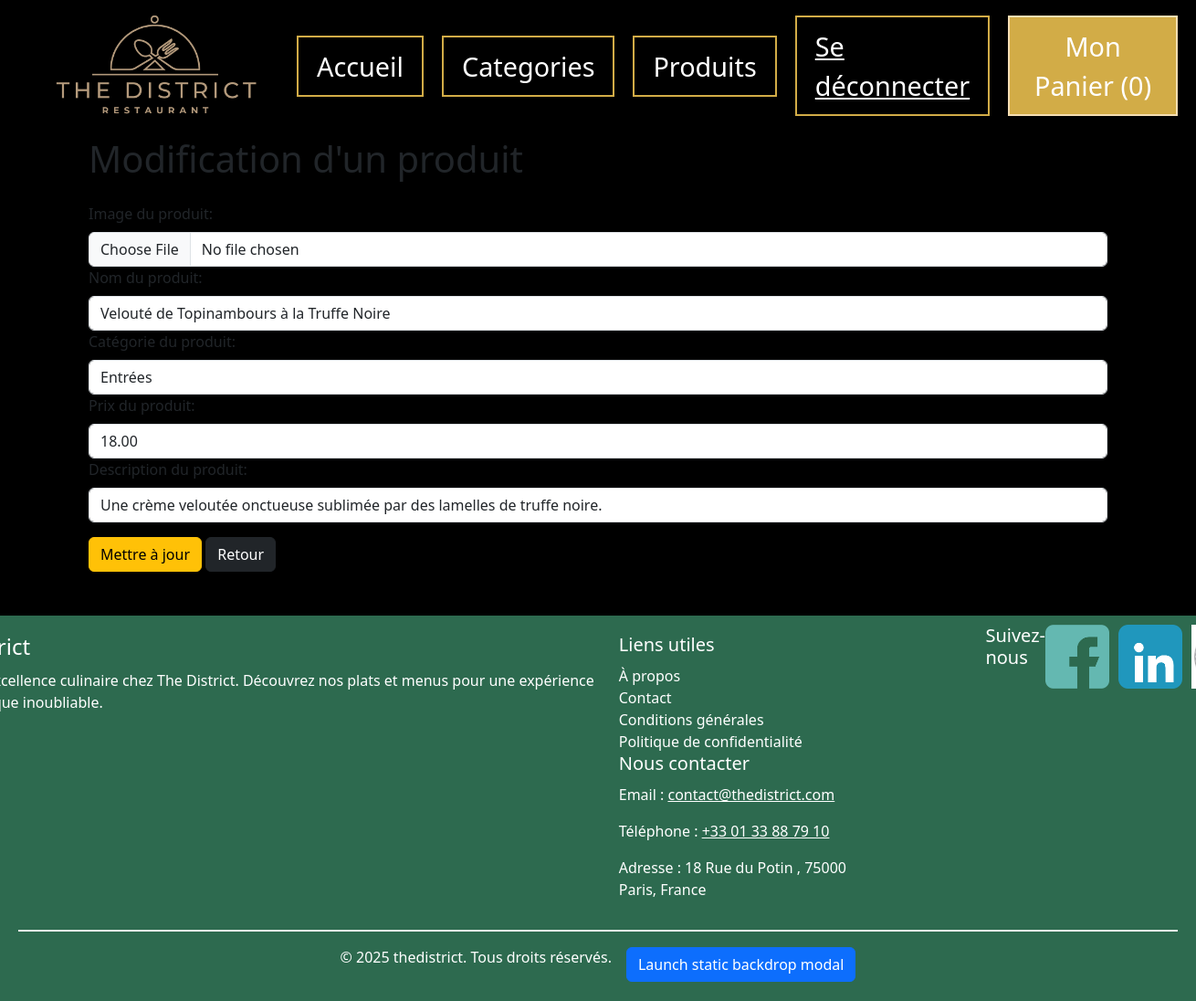
Page /produit-select.php?modify=1 (signed in) on the committed database.
### tables this page shows
CREATE TABLE IF NOT EXISTS `produit` (
  `produit_ID` int(11) NOT NULL AUTO_INCREMENT,
  `produit_libelle` varchar(50) NOT NULL,
  `produit_prix` decimal(19,2) NOT NULL,
  `produit_image` varchar(50) DEFAULT NULL,
  `produit_description` varchar(500) NOT NULL,
  `categorie_ID` int(11) NOT NULL,
  PRIMARY KEY (`produit_ID`),
  KEY `categorie_ID` (`categorie_ID`)
);

### produit-select.php (the view, shortened to what this page needs)
<?php
include("header.php");
$id = isset($_GET['modify']) ? $_GET['modify'] : '';
$libelle = $idValue = '';
$categories = $pdo->query("SELECT categorie_ID, categorie_libelle FROM categorie")->fetchAll();
if ($id !== '') {
    $sql = "SELECT * FROM produit p JOIN categorie c ON p.categorie_ID = c.categorie_ID WHERE p.produit_ID = '$id'";
    $result = $pdo->query($sql);
    $product = $result->fetch(PDO::FETCH_ASSOC);
    if ($product) {
        $libelle = $product['produit_libelle'];
        $prix = $product['produit_prix'];
        $description = $product['produit_description'];
    } else {
        echo "Produit introuvable.";
        exit;
    }
}
?>
<div class="container my-5">
    <h1 class="mb-4"><?= $id ? "Modification" : "Création" ?> d'un produit</h1>
    <form method="post">
        <div class="mb-3">
            <label for="image" class="form-label">Image du produit: </label>
            <input type="file" class="form-control" id="image" name="image" value="<?= $id ? htmlentities($photo) : "" ?>">
            <label for="libelle" class="form-label">Nom du produit: </label>
            <input type="text" class="form-control" id="libelle" name="libelle" value="<?= $id ? htmlentities($libelle) : "" ?>" required>
            <label for="categorie" class="form-label">Catégorie du produit: </label>
            <select name="categorie" class="form-control" id="categorie">
                <?php foreach($categories as $categorieValue):?>
                    <option value="<?= $categorieValue['categorie_ID'] ?>" <?= (isset($product['categorie_ID']) && $product['categorie_ID'] == $categorieValue['categorie_ID']) ? 'selected' : '' ?>>
                    <?= htmlentities($categorieValue['categorie_libelle']) ?>
                </option>
                <?php endforeach ?>
            </select>
            <label for="prix" class="form-label">Prix du produit: </label>
            <input type="text" class="form-control" id="prix" name="prix" value="<?= $id ? htmlentities($prix) : "" ?>" required>
            <label for="description" class="form-label">Description du produit: </label>
            <input type="text" class="form-control" id="description" name="description" value="<?= $id ? htmlentities($description) : "" ?>" required>
        </div>
               <button type="submit" class="btn btn-warning"><?= $id ? "Mettre à jour" : "Créer" ?></button>
        <a href="produits.php" class="btn btn-dark">Retour</a>
    </form>
</div>
<?PHP
include("footer.php");
?>

### styles/style.css (style rules this page uses)
body { background-color: black; }

### rows in the picture
produit: libelle "Velouté de Topinambours à la Truffe Noire", prix "18.00", description "Une crème veloutée onctueuse sublimée par des lamelles de truffe noire."

### other values in the picture
form field categorie "Entrées"
